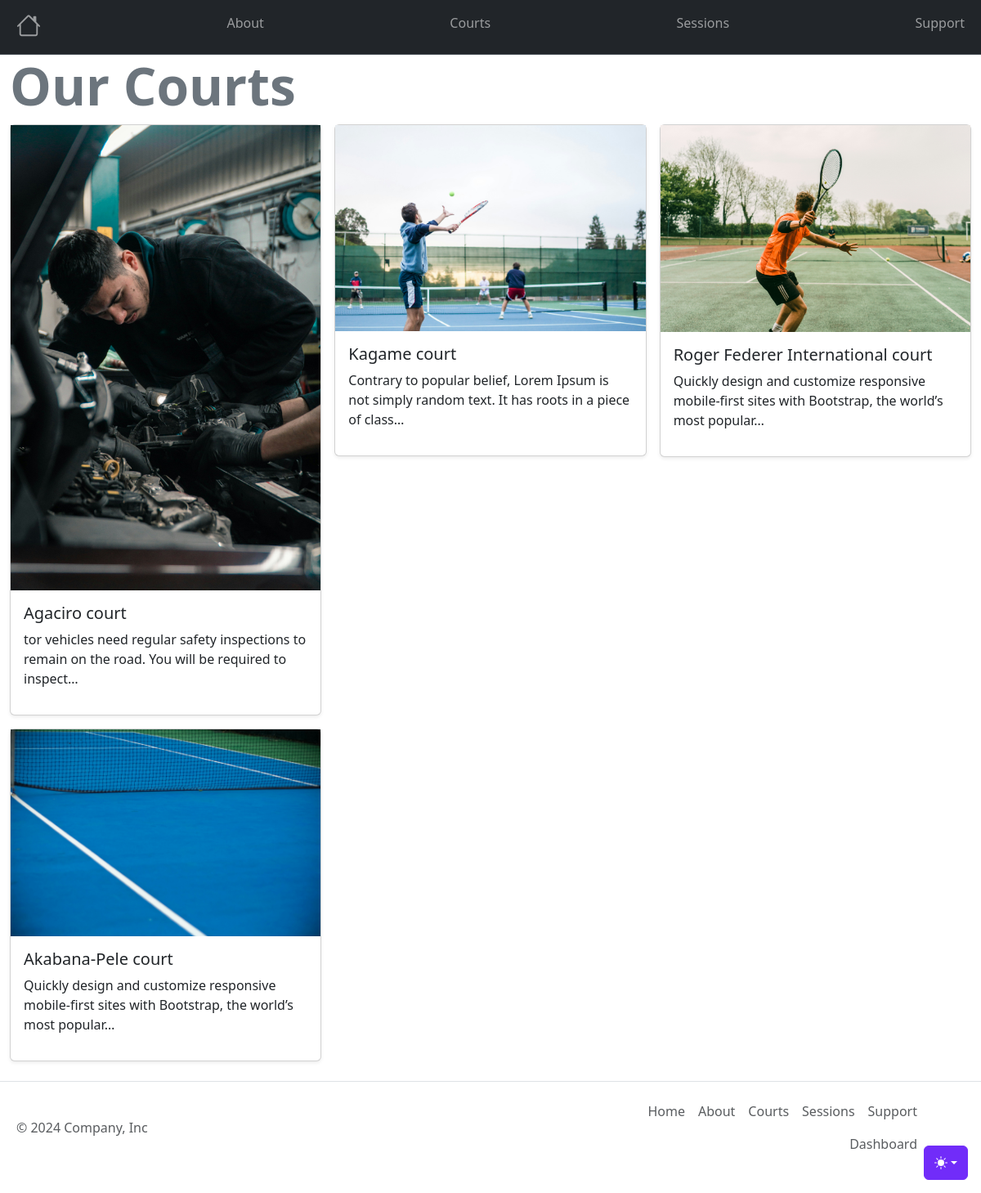
Page /courts on the earlier database version.
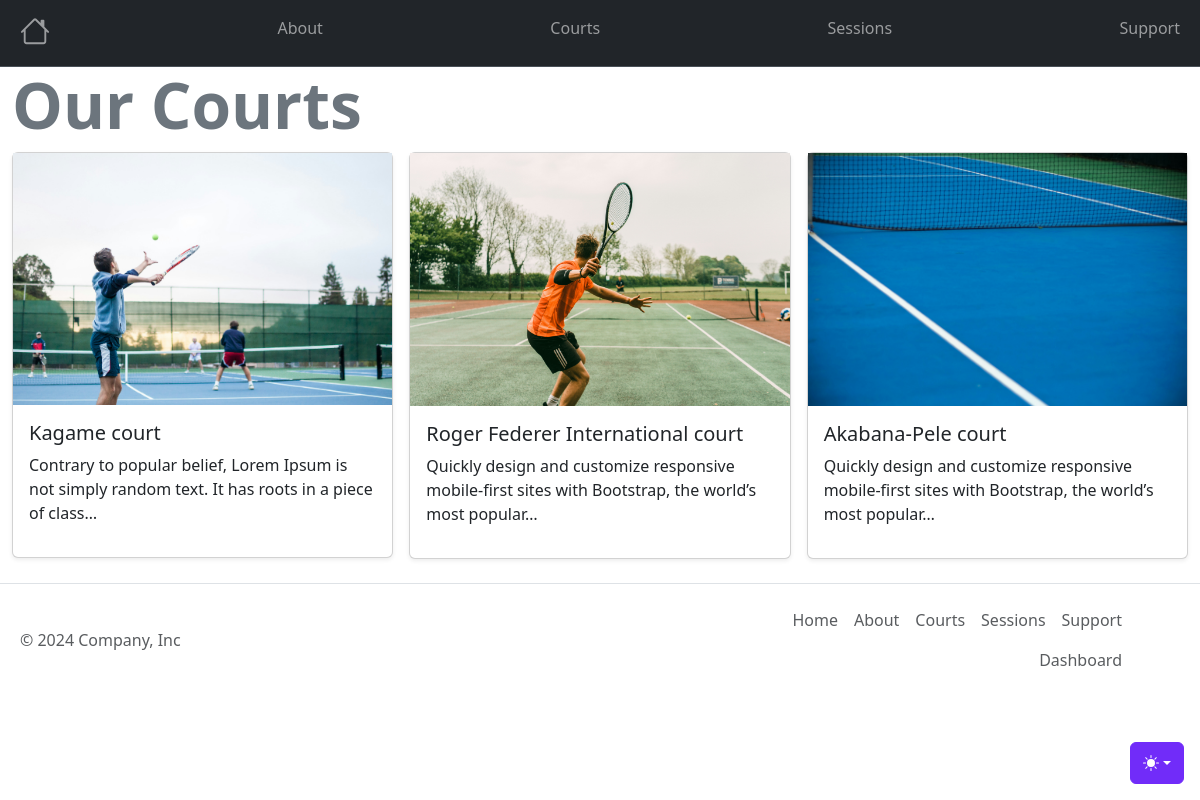
Same page on the later database version.
### App/models.py (models this page shows, shortened)
class Court(models.Model):
    name = models.CharField(max_length=50, unique=True)
    court_type = models.CharField(max_length=20, choices=COURT_TYPES)
    court_location = models.CharField(max_length=20, choices=COURT_LOCATION)
    has_lighting = models.BooleanField(default=False)
    is_available = models.BooleanField(default=True)
    pre_image = models.ImageField(upload_to='img/upload', null=False)
    description = models.TextField(null=True);
    created_at = models.DateTimeField(auto_now_add=True)
    updated_at = models.DateTimeField(auto_now=True)
    class Meta:
        ordering = ['-created_at']

### App/views.py (the view)
# urls.py: path('courts', views.courts, name="courts"),
def courts(request):
   courts = Court.objects.filter(is_available=True)
   context = {'courts': courts}
   return render(request, 'courts.html', context)

### App/templates/App/courts.html
{% extends 'includes/main.html' %}
{% load static%}
{% block content %}
<div class="container">
    <h3 class="display-3 fw-bold text-secondary">Our Courts</h3>
    <div class="row row-cols-1 row-cols-sm-2 row-cols-md-3 g-3">
        {% for court in courts %}
        <div class="col">
            <a href="{% url 'court' court.id %}"  style="text-decoration: none;">
                <div class="card shadow-sm">
                    <img src="{{court.pre_image}}" alt="">
                    <div class="card-body">
                        <h5>{{ court.name }}</h5>
                        <p>{{court.description | truncatechars:100}}</p>
                    </div>
                </div>
            </a>
        </div>
        {% endfor %}
    </div>
</div>
<br>
{% endblock %}

Differences in the rows shown:
no longer on this page (row edited): Court: pre_image (picture), name "Agaciro court", description "tor vehicles need regular safety inspections to remain on the road. You will be required to inspect…"
